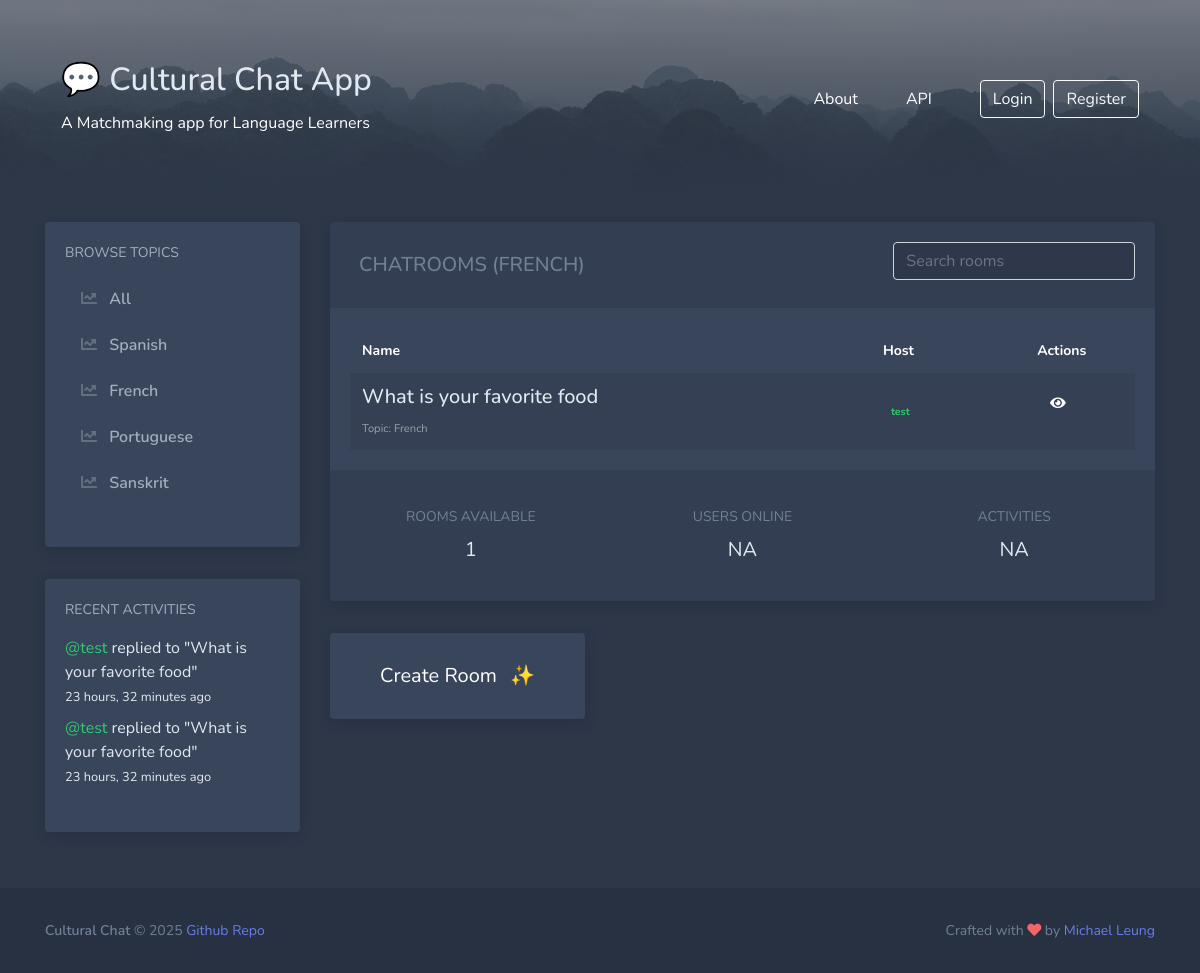
Screenshot of /?q=French with the database file from the repository.
### chatapp/models.py (models this page shows, shortened)
class Topic(models.Model):
    name = models.CharField(max_length=200)

class Message(models.Model):
    user = models.ForeignKey(User, on_delete=models.CASCADE)
    room = models.ForeignKey(Room, on_delete=models.CASCADE)
    body = models.TextField()
    updated = models.DateTimeField(auto_now=True)
    created = models.DateTimeField(auto_now_add=True)
    class Meta:
        ordering = ['-updated', '-created']

class Room(models.Model):
    host = models.ForeignKey(User, on_delete=models.SET_NULL, null=True)
    topic = models.ForeignKey(Topic, on_delete=models.SET_NULL, null=True)
    name = models.CharField(max_length=200)
    description = models.TextField(null=True, blank=True)
    participants = models.ManyToManyField(User, related_name='participants', blank=True)
    updated = models.DateTimeField(auto_now=True)
    created = models.DateTimeField(auto_now_add=True)
    class Meta:
        ordering = ['-updated', '-created']
    def __str__(self):
        return self.name

### chatapp/views.py (the view)
# urls.py: path("", views.home, name="home"),
def home(request):
    q = request.GET.get('q') if request.GET.get('q') != None else ''
    rooms = Room.objects.filter(
        Q(topic__name__icontains=q) |
        Q(name__icontains=q) |
        Q(description__icontains=q)
        )
    topics = Topic.objects.all()
    room_count = rooms.count()
    room_messages = Message.objects.filter(Q(room__topic__name__icontains=q))
    context = {
        'rooms' : rooms,
        'topics': topics,
        'room_count': room_count,
        'room_messages': room_messages,
        'q': q,
        }
    return render(request, 'chatapp/home.html', context)

### chatapp/templates/chatapp/home.html
{% extends 'main.html' %} {% block content %}
<div class="container py-4">
  <div class="row">
    <div class="col-lg-4 col-xl-3">
      {% include 'chatapp/components/sidebar.html' %}
    </div>
    <div class="col-lg-8 col-xl-9">
      {% include 'chatapp/components/activities.html' %}
      <div class="row">
        <div class="col-sm-6 col-lg-4">
          <a class="block" href="{% url 'create-room' %}">
            <div
              class="block-content block-content-full d-flex justify-content-center align-items-center"
            >
              <div class="py-2 text-center">
                <div class="text-white font-size-lg fw-bold">
                  <span class="mr-2">Create Room</span> ✨
                </div>
              </div>
            </div>
          </a>
        </div>
      </div>
    </div>
  </div>
</div>
{% endblock %}

### chatapp/templates/chatapp/components/sidebar.html
<div class="block d-none d-lg-block me-lg-4">
  <div class="block-content">
    <div class="font-size-sm text-uppercase text-light fw-bold mb-3">
      Browse Topics
    </div>
    <ul class="nav-main mb-4">
      <li class="nav-main-item">
        <a class="nav-main-link" href="/">
          <i class="fa fa-chart-line nav-main-icon"></i>
          <span class="nav-main-text">All</span>
        </a>
      </li>
      {% for topic in topics %}
      <li class="nav-main-item">
        <a class="nav-main-link" href="{% url 'home' %}?q={{topic.name}}">
          <i class="fa fa-chart-line nav-main-icon"></i>
          <span class="nav-main-text">{{topic.name}}</span>
        </a>
      </li>
      {% endfor %}
    </ul>
  </div>
</div>
<div class="block d-none d-lg-block me-lg-4">
  <div class="block-content">
    <div class="font-size-sm text-uppercase text-light fw-bold mb-3">
      Recent Activities
    </div>
    <ul class="nav-main mb-4">
      {% for message in room_messages %}
        <li class="mb-2">
          <div>
            <a class="text-green" href="{% url 'user-profile' message.user.id %}">@{{ message.user }}</a> replied to "{{ message.room }}"
          </div>
          <div><small>{{ message.created|timesince }} ago</small></div>
        </li>
      {% endfor %}
    </ul>
  </div>
</div>

### chatapp/templates/chatapp/components/activities.html (shortened to what this page needs)
<div class="block">
  <div class="block-content bg-black-10">
    <div class="row">
      <div class="col-lg-8  d-flex align-items-center pl-4">
        <h3 class="font-size-lg text-muted fw-bold text-uppercase mb-0">
          Chatrooms
          {% if q %}
          ({{q}})
          {% endif %}
        </h3>
      </div>
      <div class="col-lg-4">
        <form action="{% url 'home' %}" method="GET" class="mb-2">
          <input
            type="text"
            name="q"
            class="form-control bg-black-10 search"
            placeholder="Search rooms"
          />
        </form>
      </div>
    </div>
  </div>
  <div class="block-content">
    <div class="table-responsive">
      <table
        class="table table-dark table-borderless table-striped table-vcenter font-size-sm mb-0"
      >
        <thead>
          <tr>
            <th>Name</th>
            <th>Host</th>
            <th class="text-center">Actions</th>
          </tr>
        </thead>
        <tbody>
          {% for room in rooms %}
          <tr>
            <td>
              <a  href="{% url 'room' room.id %}">
                <h5 >{{room.name}}</h5>
              </a>
              <p
                class="font-size-sm text-white-50 mb-0 d-none d-md-block"
              >
              <small>Topic: {{room.topic.name}}</small>
              </p>
            </td>
            <td>
              <span class="badge text-bg-success p-2 ">
                <div class="text-green">{{room.host.username}}</div>
              </span>
            </td>
            <td class="text-center">
              <p>
                <a href="{% url 'room' room.id %}"><i class="fa fa-solid fa-eye text-white mr-2"></i></a>
              </p>
            </td>
          </tr>
          {% endfor %}
        </tbody>
      </table>
    </div>
  </div>
  <div class="block-content bg-black-10">
    <div class="row text-center">
      <div class="col-sm-4 py-3">
        <div class="text-muted mb-2 text-uppercase font-size-sm fw-bold">
          Rooms Available
        </div>
        <div class="text-black font-size-lg fw-bold">{{room_count}}</div>
      </div>
      <div class="col-sm-4 py-3">
        <div class="text-muted mb-2 text-uppercase font-size-sm fw-bold">
          Users Online
        </div>
        <div class="text-black font-size-lg fw-bold">NA</div>
      </div>
      <div class="col-sm-4 py-3">
        <div class="text-muted mb-2 text-uppercase font-size-sm fw-bold">
          Activities
        </div>
        <div class="text-black font-size-lg fw-bold">NA</div>
      </div>
    </div>
  </div>
</div>

### static/styles/main.css (style rules this page uses)
html, body { font-family: 'Nunito'; background: #2d3748; color: #e2e8f0; }
h1, h2, h3, h4, h5, h6, .h1, .h2, .h3, .h4, .h5, .h6 { font-family: 'Nunito'; color: #e2e8f0; }
.text-light { color: #A0AEC0 !important; }
.text-muted { color: #718096 !important; }
.bg-black-10 { background-color: rgba(0, 0, 0, 0.1); }
.font-size-lg { font-size: 1.25rem; }
.font-size-sm { font-size: .875rem; }
a, .btn.btn-link { color: #667eea; }
a, a:focus, a:hover, .btn.btn-link { text-decoration: none; }
.table-vcenter th, .table-vcenter td { vertical-align: middle; }
.table-dark { background-color: #39455b; }
.table-dark.table-striped tbody tr:nth-of-type(odd) { background-color: rgba(0, 0, 0, 0.075); }
.block { display: block; margin-bottom: 2rem; background-color: #39455b; border-radius: .25rem; box-shadow: 0 0.25rem 0.75rem rgba(26, 32, 44, 0.25); transition: box-shadow .12s ease-out; }
.block .block-content { padding: 1.25rem; }
.block .block-content:first-child { border-top-right-radius: .25rem; border-top-left-radius: .25rem; }
.block .block-content:last-child { border-bottom-right-radius: .25rem; border-bottom-left-radius: .25rem; }
a.block { color: #000; }
.nav-main { list-style: none; padding-left: 0; margin-bottom: 0; }
.nav-main-item:not(:last-child) { display: flex; align-items: center; margin-bottom: .375rem; }
.nav-main-icon { display: inline-block; text-align: center; width: 1.5rem; margin-right: .25rem; opacity: .4; }
.nav-main-icon, .nav-main-text { position: relative; z-index: 2; }
.nav-main-link { overflow: hidden; position: relative; display: block; width: 100%; padding: .5rem .75rem; font-weight: 600; color: #a0aec0; border-radius: .125rem; }
.nav-main-link::before, .nav-main-link::after { position: absolute; display: none; content: ''; z-index: 0; top: 0; bottom: 0; display: block; opacity: 0; transition: opacity .25s ease-out, -webkit-transform .25s ease-out; transition: transform .25s ease-out, opacity .25s ease-out; transition: transform .25s ease-out, opacity .25s ease-out, -webkit-transform .25s ease-out; will-change: opacity, transform; }
.nav-main-link::before { left: 0; width: 100%; background-color: rgba(0, 0, 0, 0.1); -webkit-transform: translateX(-30%); transform: translateX(-30%); }
.nav-main-link::after { top: 0; width: .5rem; right: 0; background-color: #667eea; -webkit-transform: translateX(100%); transform: translateX(100%); }

### chatapp/static/chatapp/styles.css (style rules this page uses)
.text-green { color: #2ecc71; }

### rows the page displays
Topic: name "Spanish"
Topic: name "French", name "FRENCH"
Topic: name "Portuguese"
Topic: name "Sanskrit"
Message: user "test", room "What is your favorite food", created "23 hours, 32 minutes"
Message: user "test", room "What is your favorite food", created "23 hours, 32 minutes"
Room: name "What is your favorite food", topic.name "French", host.username "test"

### other values shown
{{ room_count }} "1"
